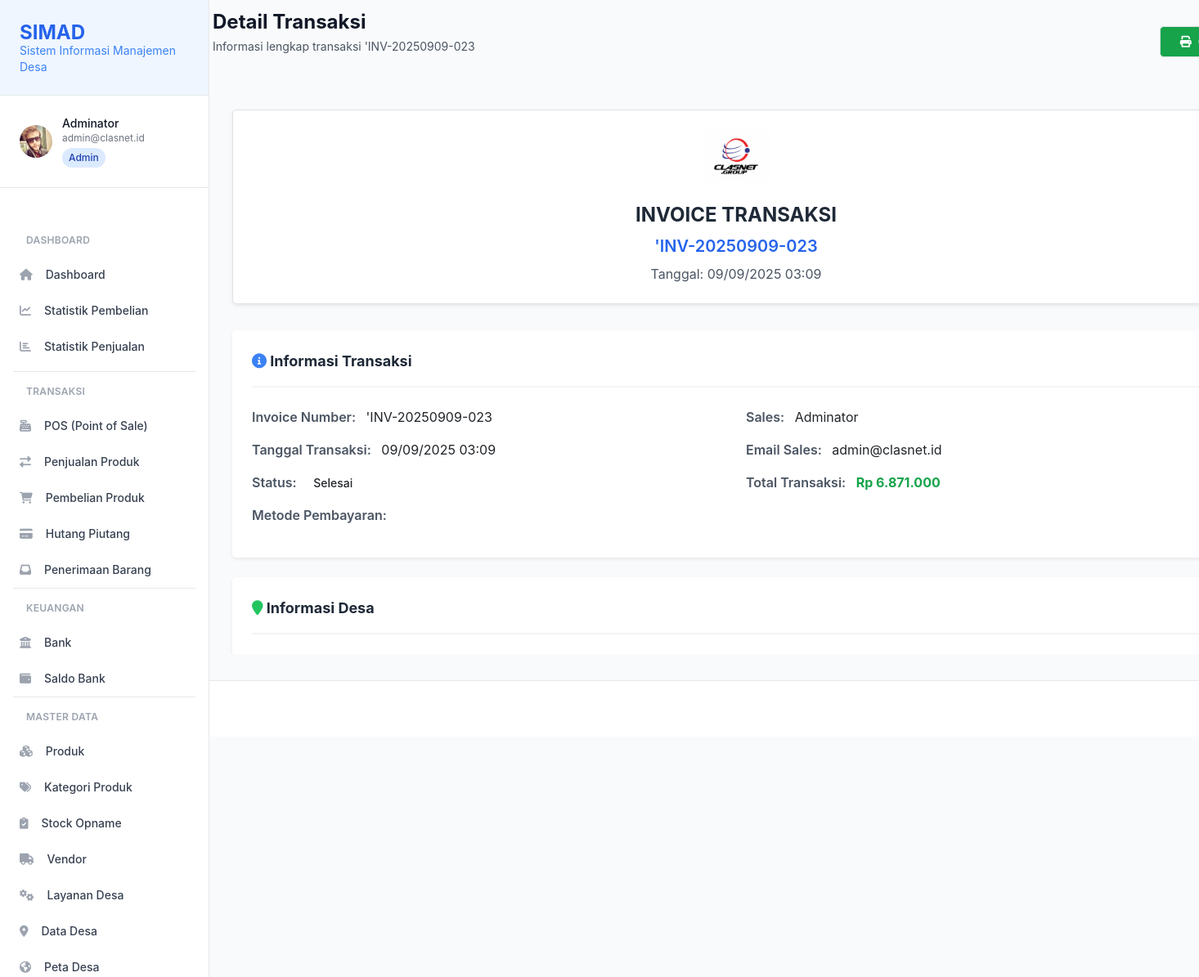
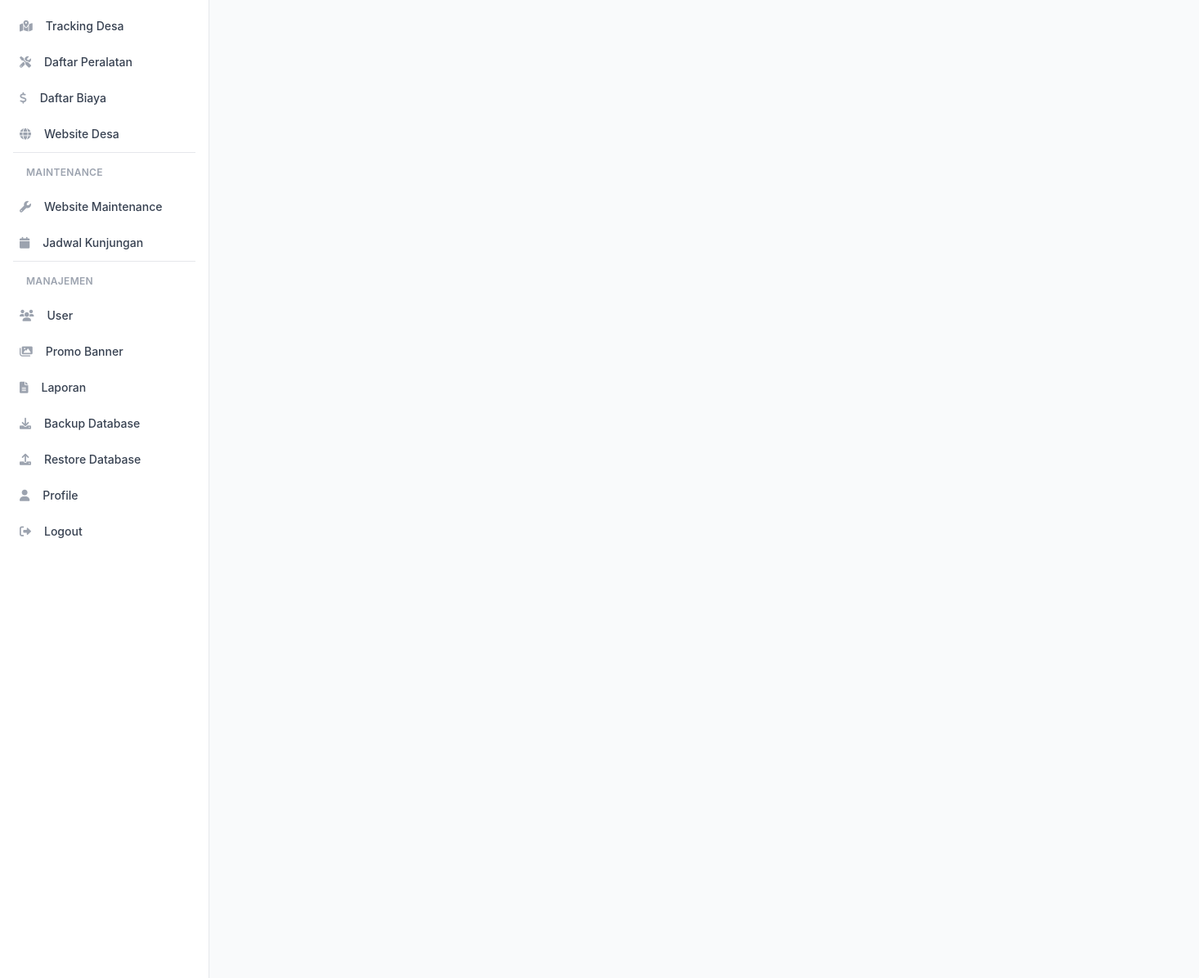
/transaksi-view.php?id=64 (signed in), run on the app's committed database (2 pictures, top to bottom).
### tables this page shows
CREATE TABLE `users` (
  `id` int(11) NOT NULL,
  `username` varchar(50) NOT NULL,
  `email` varchar(100) NOT NULL,
  `password` varchar(255) NOT NULL,
  `nama_lengkap` varchar(100) NOT NULL,
  `role` enum('admin','akunting','supervisor','teknisi','programmer','sales','finance') NOT NULL,
  `no_hp` varchar(20) DEFAULT NULL,
  `foto_profil` varchar(255) DEFAULT NULL,
  `status` enum('aktif','nonaktif') DEFAULT 'aktif',
  `created_at` timestamp NOT NULL DEFAULT current_timestamp(),
  `updated_at` timestamp NOT NULL DEFAULT current_timestamp() ON UPDATE current_timestamp(),
  `last_login` timestamp NULL DEFAULT NULL
);

CREATE TABLE `transaksi` (
  `id` int(11) NOT NULL,
  `nomor_invoice` varchar(20) NOT NULL,
  `desa_id` int(11) NOT NULL,
  `user_id` int(11) NOT NULL,
  `tanggal_transaksi` date NOT NULL,
  `jenis_transaksi` enum('barang','layanan','campuran') NOT NULL,
  `metode_pembayaran` enum('tunai','dp_pelunasan','tempo') NOT NULL,
  `bank_id` int(11) DEFAULT NULL,
  `total_amount` decimal(15,2) NOT NULL,
  `dp_amount` decimal(15,2) DEFAULT 0.00,
  `sisa_amount` decimal(15,2) DEFAULT 0.00,
  `tanggal_jatuh_tempo` date DEFAULT NULL,
  `status_transaksi` enum('draft','diproses','dikirim','selesai') DEFAULT 'draft',
  `status_pembayaran` enum('belum_bayar','dp','lunas') DEFAULT 'belum_bayar',
  `catatan` text DEFAULT NULL,
  `created_at` timestamp NOT NULL DEFAULT current_timestamp(),
  `updated_at` timestamp NOT NULL DEFAULT current_timestamp() ON UPDATE current_timestamp()
);

### transaksi-view.php (the view, shortened to what the rows shown need)
<?php
require_once 'config/database.php';
require_once 'config/auth.php';
$db = getDatabase();
$transaksi_id = $_GET['id'] ?? '';
$transaksi = $db->select("
    SELECT t.*, d.nama_desa, d.kecamatan, d.kabupaten, d.nama_kepala_desa, d.no_hp_kepala_desa, d.nama_sekdes, d.no_hp_sekdes, d.nama_admin_it, d.no_hp_admin_it,
           u.nama_lengkap as sales_name, u.email as sales_email
    FROM transaksi t
    JOIN desa d ON t.desa_id = d.id
    JOIN users u ON t.user_id = u.id
    WHERE t.id = ?
", [$transaksi_id]);
$transaksi = $transaksi[0];
function getStatusBadge($status) {
    $badges = [
        'draft' => 'warning',
        'diproses' => 'info',
        'dikirim' => 'primary',
        'selesai' => 'success'
    ];
    return $badges[$status] ?? 'default';
}
function getStatusText($status) {
    $texts = [
        'draft' => 'Draft',
        'diproses' => 'Diproses',
        'dikirim' => 'Dikirim',
        'selesai' => 'Selesai'
    ];
    return $texts[$status] ?? $status;
}
function formatRupiah($angka) {
    return 'Rp ' . number_format($angka, 0, ',', '.');
}
?>
<?php
require_once 'layouts/header.php';
?>
    <div class="mb-8">
        <div class="flex flex-col sm:flex-row sm:items-center sm:justify-between">
            <div>
                <h1 class="text-2xl font-bold text-gray-900">Detail Transaksi</h1>
                <p class="text-sm text-gray-600 mt-1">Informasi lengkap transaksi <?= htmlspecialchars($transaksi['nomor_invoice']) ?></p>
            </div>
        </div>
    </div>
    <div class="max-w-7xl ml-0 px-4 sm:px-6 lg:px-8 py-8">
                <div class="text-center mb-8 p-6 bg-white rounded-lg shadow-sm border">
                    <div class="flex justify-center mb-4">
                        <img src="img/clasnet.png" alt="Clasnet Logo" class="h-16 w-auto">
                    </div>
                    <h2 class="text-2xl font-bold text-gray-800 mb-2">INVOICE TRANSAKSI</h2>
                    <h3 class="text-xl font-semibold text-blue-600 mb-2"><?= htmlspecialchars($transaksi['nomor_invoice']) ?></h3>
                    <p class="text-gray-600">Tanggal: <?= date('d/m/Y H:i', strtotime($transaksi['created_at'])) ?></p>
                </div>
                <div class="bg-white p-6 rounded-lg shadow-sm mb-6">
                    <div class="grid grid-cols-1 md:grid-cols-2 gap-6">
                        <div>
                            <div class="mb-3">
                                <span class="font-semibold text-gray-600">Invoice Number:</span>
                                <span class="ml-2"><?= htmlspecialchars($transaksi['nomor_invoice']) ?></span>
                            </div>
                            <div class="mb-3">
                                <span class="font-semibold text-gray-600">Tanggal Transaksi:</span>
                                <span class="ml-2"><?= date('d/m/Y H:i', strtotime($transaksi['created_at'])) ?></span>
                            </div>
                            <div class="mb-3">
                                <span class="font-semibold text-gray-600">Status:</span>
                                <span class="ml-2 px-2 py-1 rounded text-sm font-medium <?= getStatusBadge($transaksi['status_transaksi']) ?>">
                                    <?= getStatusText($transaksi['status_transaksi']) ?>
                                </span>
                            </div>
                        </div>
                        <div>
                            <div class="mb-3">
                                <span class="font-semibold text-gray-600">Sales:</span>
                                <span class="ml-2"><?= htmlspecialchars($transaksi['sales_name']) ?></span>
                            </div>
                            <div class="mb-3">
                                <span class="font-semibold text-gray-600">Email Sales:</span>
                                <span class="ml-2"><?= htmlspecialchars($transaksi['sales_email']) ?></span>
                            </div>
                            <div class="mb-3">
                                <span class="font-semibold text-gray-600">Total Transaksi:</span>
                                <span class="ml-2 font-bold text-green-600"><?= formatRupiah($transaksi['total_amount']) ?></span>
                            </div>
                        </div>
                    </div>
                </div>
            </div>
        </main>
    </div>
<?php require_once 'layouts/footer.php'; ?>

### layouts/header.php (shortened to what the rows shown need)
<?php
if (class_exists('AuthStatic') && AuthStatic::isLoggedIn()) {
    $user = AuthStatic::getCurrentUser();
}
?>
<!DOCTYPE html>
<html lang="id" class="h-full bg-gray-50">
<head>
    <link href="https://cdn.jsdelivr.net/npm/bootstrap@4.6.2/dist/css/bootstrap.min.css" rel="stylesheet">
    <script src="https://cdn.tailwindcss.com"></script>
    <link href="https://cdnjs.cloudflare.com/ajax/libs/font-awesome/6.0.0/css/all.min.css" rel="stylesheet">
    <link href="css/pwa-mobile.css?v=<?php echo time(); ?>" rel="stylesheet">
    <link href="https://cdn.jsdelivr.net/npm/select2@4.1.0-rc.0/dist/css/select2.min.css" rel="stylesheet" />
</head>
<body class="h-full bg-gray-50">
    <aside id="sidebar" class="fixed top-0 left-0 z-20 flex flex-col flex-shrink-0 hidden w-64 h-full font-normal duration-75 lg:flex transition-width" aria-label="Sidebar">
        <div class="relative flex-1 flex flex-col min-h-0 border-r border-gray-200 bg-white">
            <div class="px-4 py-4 border-b border-gray-200 bg-white">
                <div class="flex items-center space-x-3">
                    <div class="flex-1 min-w-0">
                        <p class="text-sm font-medium text-gray-900 truncate">
                            <?php echo htmlspecialchars($user['nama_lengkap'] ?? 'User'); ?>
                        </p>
                        <p class="text-xs text-gray-500 truncate">
                            <?php echo htmlspecialchars($user['email'] ?? ''); ?>
                        </p>
                        <span class="inline-flex items-center px-2 py-1 rounded-full text-xs font-medium bg-blue-100 text-blue-800 mt-1">
                            <?php echo ucfirst($user['role'] ?? 'user'); ?>
                        </span>
                    </div>
                </div>
            </div>
        </div>
    </aside>
    <div id="main-content" class="h-full w-full bg-gray-50 relative lg:ml-64 overflow-x-hidden">
        <main class="pt-2 px-1 sm:px-2 max-w-full">

### data on the page
users: nama_lengkap "Adminator", email "admin@clasnet.id", role "Admin"
transaksi: nomor_invoice "'INV-20250909-023", created_at "09/09/2025 03:09", status_transaksi "Selesai", user.nama_lengkap "Adminator", user.email "admin@clasnet.id", total_amount "Rp 6.871.000"
